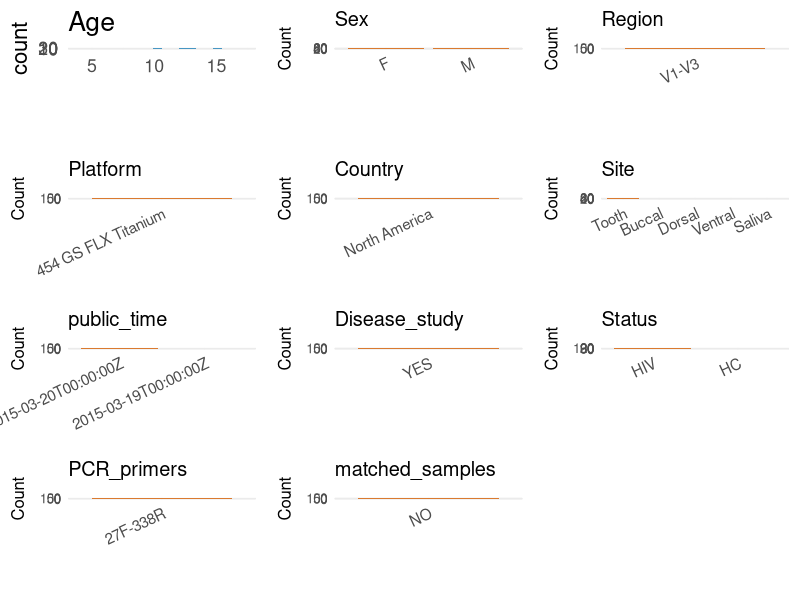

This chart was generated by the following R code: (Note: this script raises an error after producing the figure.)
## ---- chunk 1
# Load necessary libraries
library(dplyr)
library(ggplot2)
library(cowplot)


# Set working directory (update this path to your local directory)
setwd("/home/cjj/projects/collect_oral_data/global-oral-microbiome/data/projects/PRJNA278076")
initial_meta<-read.csv("SraRunTable.csv",header = T)
colnames(initial_meta)

head(initial_meta , n=3)
library(readxl)


# table1 <- read_excel("Table 1.XLSX",)
# table2 <- read_excel("Table 1.XLSX",)
# head(table1 , n=3)
# head(table2 , n=3)
# ESM <- ESM[,c(1,3,4)]
# colnames(ESM) <- c("subject_id","Age","Sex")
# initial_meta_cbind <- left_join(initial_meta,ESM,by="subject_id")
# table(initial_meta_cbind$Age,initial_meta_cbind$Sex)
# Display the first few rows of the metadata
# head(initial_meta_cbind)
## ---- chunk 2
# Create a uniform metadata dataframe
metadata <- data.frame(
  BioProject = initial_meta$BioProject,
  Run = initial_meta$Run,
  sample_name = initial_meta$env_biome,
  Age = initial_meta$Host_Age,
  BMI = NA_character_,
  Sex= initial_meta$host_sex,
  Region = "V1-V3",
  Platform = initial_meta$Instrument,
  Country = initial_meta$geo_loc_name_country_continent,
  Site = initial_meta$env_biome,
  public_time = initial_meta$ReleaseDate,
  Disease_study = 'YES',
  Status = initial_meta$Host_disease,
  stringsAsFactors = FALSE
)
## ---- chunk 3
# Add information obtained from the publication
metadata_clean <- metadata
metadata_clean$PCR_primers <- '27F-338R'
metadata_clean$title <- "The Oral Bacterial Communities of Children with Well-Controlled HIV Infection and without HIV Infection"
metadata_clean$Disease_study <- "YES"

metadata_clean$sample_name <- gsub("_.*$", "", metadata$sample_name)

metadata_clean$Status <- ifelse(grepl("HIV", metadata$Status), "HIV", 
                            ifelse(grepl("Healthy", metadata$Status), "HC",NA_character_)
                                )

metadata_clean$matched_samples <- "NO"

metadata_clean$Site <- gsub("^.*_", "", metadata$sample_name)

metadata_clean$Age <- metadata$Age
metadata_clean$Sex <- ifelse(metadata$Sex == "male", "M",
                           ifelse(metadata$Sex == "female", "F", NA_character_)
                     )

is_tooth <- grepl("^tooth", metadata_clean$Site, ignore.case = TRUE)
metadata_clean$Site <- ifelse(is_tooth, "Tooth", metadata_clean$Site)
# metadata[which(metadata$Site=="SP"),]$Site <- "supragingival"
# metadata[which(metadata$Site=="T"),]$Site <- "tongue"
# metadata[which(metadata$Site=="SA"),]$Site <- "salivary"


# Use cleaned dataset for subsequent analysis
metadata <- metadata_clean
## ---- chunk 4
# Check the number of unique runs and sample names
print(paste("Number of unique runs:", length(unique(metadata$Run))))
print(paste("Number of unique sample names:", length(unique(metadata$sample_name))))
## ---- chunk 5
# Select columns for visualization
# 加载必要的包
library(dplyr)
library(ggplot2)
library(cowplot)

# 1. 准备数据：自动筛选需要可视化的列
#    - 移除ID和标题这类非统计列
#    - 关键一步: 使用where()自动移除所有值都是NA的列
plot_data <- metadata %>%
  select(
    -any_of(c("BioProject", "Run", "sample_name", "title")) # 移除ID和文本列
  ) %>%
  select(where(~!all(is.na(.)))) # 自动移除所有值都为空的列

# 2. 循环遍历筛选后的列，自动创建绘图列表
plots <- list()
for (col_name in names(plot_data)) {
  
  # 检查是数值型还是类别型
  if (is.numeric(plot_data[[col_name]])) {
    # 数值型变量 -> 绘制直方图 (分布图)
    p <- ggplot(plot_data, aes(x = .data[[col_name]])) +
      geom_histogram(bins = 20, fill = "#0072B2", alpha = 0.7, na.rm = TRUE) +
      labs(title = col_name, x = NULL) +
      theme_minimal(base_size = 16)
      
  } else {
    # 类别型变量 -> 绘制柱状图
    p <- plot_data %>%
      count(.data[[col_name]], sort = TRUE, name = "Count") %>% # 使用dplyr::count进行统计
      ggplot(aes(x = reorder(.data[[col_name]], -Count), y = Count)) +
      geom_col(fill = "#D55E00", alpha = 0.8) +
      labs(title = col_name, x = NULL, y = "Count") +
      theme_minimal(base_size = 12) +
      theme(axis.text.x = element_text(angle = 25, hjust = 1, size = 11)) # 优化x轴标签显示
  }
  
  plots[[col_name]] <- p
}

# 3. 自动组合所有生成的图并保存
if (length(plots) > 0) {
  # 使用 plotlist 参数来自动接收所有图
  p_final <- plot_grid(plotlist = plots, ncol = 3, align = "hv")
  
  # 保存图像
  ggsave("Metadata_Summary.png", plot = p_final, width = 12, height = 8, dpi = 150, bg = "white")
  
  print("图像已生成并保存为 Metadata_Summary.png")
  # print(p_final) # 如果想在RStudio里直接预览，可以取消这行注释
  
} else {
  print("没有可以绘制的列。")
}
## ---- chunk 6
knitr::include_graphics("Metadata_Summary.png")
## ---- chunk 7
# Reorder columns to match the desired format
metadata <- metadata[, c(
  "BioProject", "Run", "sample_name", "Age", "BMI", "Sex", 
  "Region", "Platform", "Country", "Site", "public_time", 
  "PCR_primers", "title", "Disease_study", "Status","matched_samples"
)]

# Export the uniform metadata to a CSV file
write.csv(metadata, file = "metadata.csv", quote = TRUE)
head(metadata)
